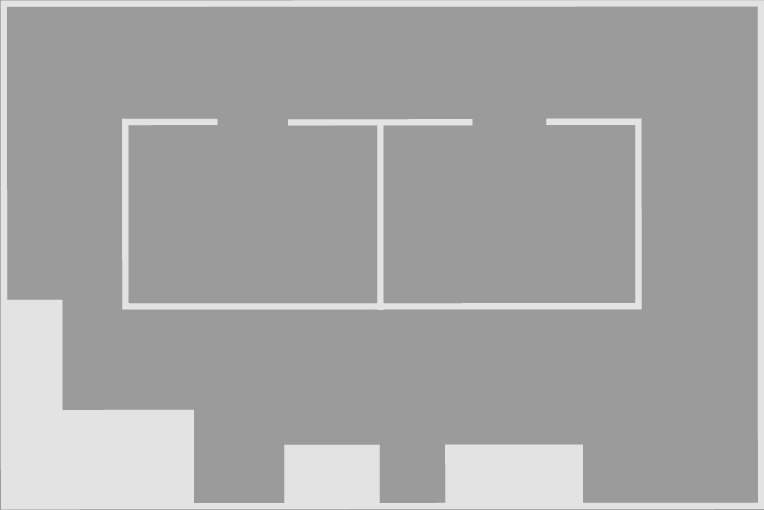
#> input picture in/office-map-12-18.png, 764 x 510 px
$ python main_quadtree.py
#> lines starting #> are read from the running program, lines starting #| are printed output that depends on the picture; after the words box and inside, x2 and y2 are one past the last pixel; in counts of white or black regions, pixels touching at a corner belong together
### quadtree/QuadTree.py
from node.Node import Node
from square.Square import Square, Point


class QuadTree:

    def __init__(self):
        self.nodes = []

    # [6 lines left out: function get_num_marked, not called in this run]

    def create_quad_tree(self, img, depth, show_marked):
        width_image = img.shape[1]
        current_x = 0
        current_y = 0
        current_depth = 0
        side = width_image
        square = Square(side, Point(current_x, current_y))
        node = Node(square)
        node.mark(img)
        self.nodes.append(node)

        while self.get_num_marked() > 0 and current_depth < depth:
            new_nodes = []
            aux_list = self.nodes.copy()
            for n in self.nodes:
                if n.marked:
                    s1, s2, s3, s4 = n.divide()
                    s1 = Node(s1)
                    s1.mark(img)
                    s2 = Node(s2)
                    s2.mark(img)
                    s3 = Node(s3)
                    s3.mark(img)
                    s4 = Node(s4)
                    s4.mark(img)
                    aux_list.remove(n)
                    if show_marked or current_depth < depth - 1:
                        new_nodes = new_nodes + [s1, s2, s3, s4]
            self.nodes = aux_list
            self.nodes = self.nodes + new_nodes
            new_nodes.clear()
            current_depth += 1

### main_quadtree.py
import cv2

from quadtree.QuadTree import QuadTree

# Parameters
input_image_name = "in/office-map-12-18.png"
output_image_name = "out/quadtree.png"
th_val = 200
depth = 7
show_marked = False

# Read image from file and show.
img = cv2.imread(input_image_name, cv2.IMREAD_GRAYSCALE)
#> img is the input picture: shape (510, 764); min 155, max 227, mean 166.5

# Threshold image and show.
ret, threshold = cv2.threshold(img, th_val, 255, cv2.THRESH_BINARY)
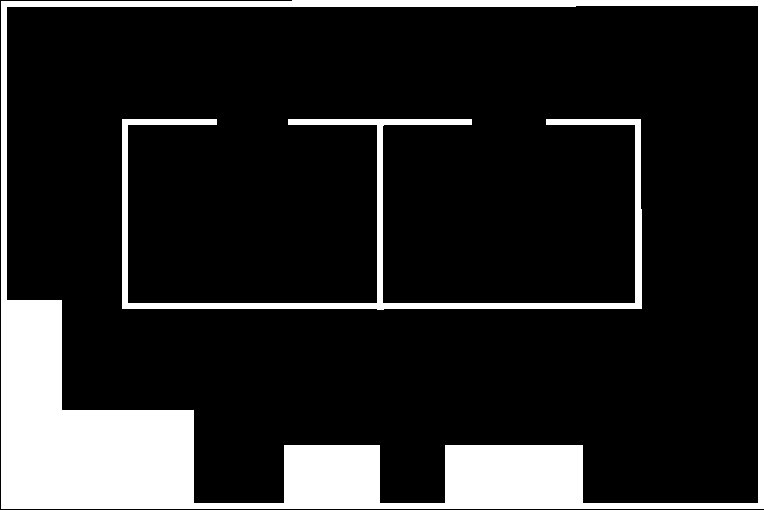
#> threshold: shape (510, 764); 15.7% white; 2 white regions, box (x1, y1, x2, y2) and area: (1, 0, 764, 509) 52411, (122, 119, 642, 310) 8670
#> ret = 200

# Generate quadtree
quadtree = QuadTree()
quadtree.create_quad_tree(threshold, depth, show_marked)
#> (the call stopped at in create_quad_tree, `square = Square(side, Point(current_x, current_y))`: square is not available in this run)

# Dibujar sobre el mapa los cuadrados y los centros.
img_res_quadtree = cv2.imread(input_image_name, cv2.IMREAD_GRAYSCALE)
for i in range(0, len(quadtree.nodes)):
    quadtree.nodes[i].square.draw_square(img_res_quadtree, (0, 255, 0), 1)

# Mostar imágenes y guardar
cv2.imshow('QuadTree', img_res_quadtree)
cv2.imwrite(output_image_name, img_res_quadtree)
cv2.waitKey(0)

cv2.destroyAllWindows()
